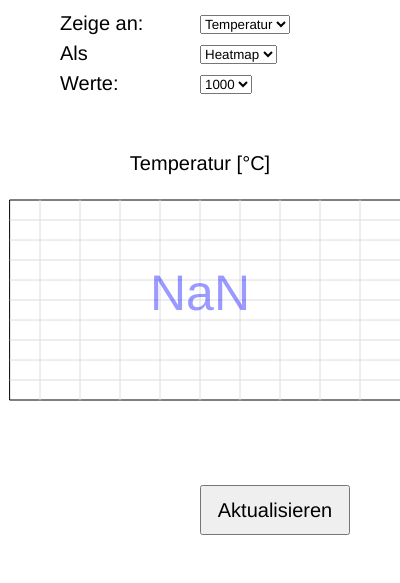
Frame 1 (no input)
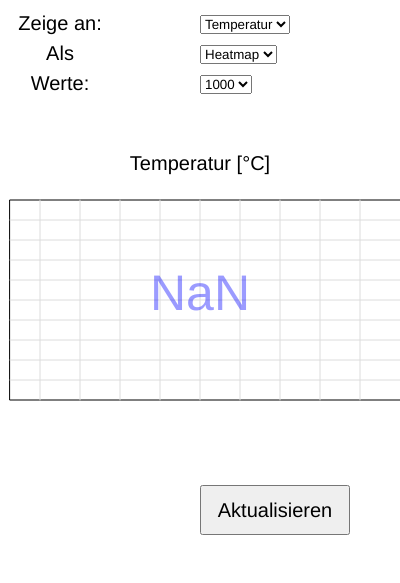
Frame 60 (no input)
Frame 120 (the mouse pressed at the canvas centre since frame 60): identical to frame 60, image omitted

The p5.js sketch that drew these frames (run headless with seeded random() and noise() and a simulated clock; from frame 60 on, the mouse is pressed at the canvas centre):

// p5.js sketch
// ── sketch.js
let a;
// This example requires the Visualization library. Include the libraries=visualization
// parameter when you first load the API. For example:

var map, heatmap;


let aktualisieren;
let zoom;
let cnv;

let xOffset = 0.4 * window.innerWidth;
let heatMapOrMarker;
let anzahlWerte;
let data;



function setup() {
  cnv = createCanvas(window.innerWidth / 3, 583);
  cnv.position(xOffset, 320);

  aktualisieren = createButton('Aktualisieren');
  aktualisieren.position(xOffset + 320, 600);
  aktualisieren.size(150, 50);
  aktualisieren.style('font-size', '20px')
  aktualisieren.mousePressed(function() {
    getPoints();
    initMap();
  });

  data = createSelect('Daten');
  data.option('Temperatur');
  data.option('Luftfeuchte');
  data.option('Luftdruck');
  data.option('CO');
  data.option('CO2');
  data.position(xOffset + 320, 130);

  anzahlWerte = createSelect('Anzahl Werte');
  anzahlWerte.option(1000);
  anzahlWerte.option(500);
  anzahlWerte.option(100);
  anzahlWerte.option(10);
  anzahlWerte.option(1);

  anzahlWerte.position(xOffset + 320, 190);



  heatMapOrMarker = createSelect('Heatmap oder Marker');
  heatMapOrMarker.option('Heatmap');
  heatMapOrMarker.option('Marker');

  heatMapOrMarker.position(xOffset + 320, 160);
  background(255, 10);
  fill(0);
  graph();
}


function graph(array) {
  let max = -Infinity;
  let min = Infinity;
  try {
    for (let i = 0; i < anzahlWerte.value(); i++) {
      if (parseFloat(array[i]) > max) {
        max = parseFloat(array[i]);
      }
      if (parseFloat(array[i]) < min) {
        min = parseFloat(array[i]);
      }
    }

    if (data.value() == "Luftfeuchte") {
      max = 100;
      min = 0;
    }
    let x = [];
    let y = [];
    let current;
    let time = [];
    for (let i = 0; i < anzahlWerte.value() - 1; i++) {
      time[i] = absoluteTime[i] - absoluteTime[0];
    }
    //  console.log(deltaTime)
    for (let i = 0; i < anzahlWerte.value(); i++) {

      y[i] = 400 - 200 * (parseFloat(array[i]) - min) / (max - min);
      x[i] = 10 + 400 * time[i] / time[anzahlWerte.value() - 2];
    }
    current = parseFloat(array[anzahlWerte.value() - 1]);
    fill(255);
    stroke(0);
    rect(10, 200, 400, 200);
    stroke(220);
    for (let i = 0; i < 9; i++) {
      line(40 + 40 * i, 200, 40 + 40 * i, 400);
      line(10, 220 + 20 * i, 410, 220 + 20 * i);
    }
    noStroke();
    fill(0);
    if (max != -Infinity) {
      text(nf(max, 0, 2), 40, 195);
      text(nf(min, 0, 2), 40, 419);
      text(day[anzahlWerte.value() - 1] + "." + month[anzahlWerte.value() - 1] + "." + year[anzahlWerte.value() - 1] + "\n" + hour[anzahlWerte.value() - 1] + ":" + minute[anzahlWerte.value() - 1] + " Uhr", 410, 450);
      text(day[0] + "." + month[0] + "." + year[0] + "\n" + hour[0] + ":" + minute[0] + " Uhr", 50, 450);
    }
    fill(0, 0, 255, 100);
    textSize(50);
    textAlign(CENTER);
    text(nf(current, 0, 2), 200, 310);

    textSize(20);
    stroke(255, 0, 0);
    strokeWeight(1.5);
    fill(255, 0, 0);
    for (let i = 0; i < anzahlWerte.value() - 1; i++) {
      line(x[i], y[i], x[i + 1], y[i + 1]);
      ellipse(x[i + 1], y[i + 1], 5, 5)
    }
    ellipse(x[0], y[0], 5, 5)
    fill(0);
  } catch (e) {}
  strokeWeight(1);
  noStroke();
}


function draw() {
  if (xOffset != 0.4 * window.innerWidth) {
    xOffset = 0.4 * window.innerWidth;
    aktualisieren.position(xOffset + 320, 600);
    data.position(xOffset + 320, 130);
    anzahlWerte.position(xOffset + 320, 190);
    heatMapOrMarker.position(xOffset + 320, 160);
  }
  background(255);
  textSize(20);
  text("Zeige an:", 60, 30);
  text("Als", 60, 60);
  text("Werte:", 60, 90);
  cnv.position(window.innerWidth / 2, 115);
  let auswahl = data.value();
  if (auswahl == "Temperatur") {
    graph(temperature);
    text("Temperatur [°C]", 200, 170);
  } else if (auswahl == "Luftfeuchte") {
    graph(humidity);
    text("Luftfeuchtigkeit [%]", 200, 170);
  } else if (auswahl == "Luftdruck") {
    graph(pressure);
    text("Luftdruck [hPa]", 200, 170);
  } else if (auswahl == "CO") {
    graph(co);
    text("CO [ppm]", 200, 170);
  } else if (auswahl == "CO2") {
    graph(co2);
    text("CO2 [ppm]", 200, 170);
  }
}

function initMap() {
  var sanFrancisco = new google.maps.LatLng(49.24686, 7.36977);
  map = new google.maps.Map(document.getElementById('map'), {
    center: sanFrancisco,
    zoom: 13,
    mapTypeId: 'satellite'
  });

  var heatmap = new google.maps.visualization.HeatmapLayer({
    data: getPoints(),
    dissipating: true
  });
  heatmap.setMap(map);
}


function toggleHeatmap() {
  heatmap.set('data', heatMapData);
  heatmap.setMap(map);
  //heatmap.setMap(heatmap.getMap() ? null : map);
}

function changeGradient() {
  var gradient = [
    'rgba(0, 255, 255, 0)',
    'rgba(0, 255, 255, 1)',
    'rgba(0, 191, 255, 1)',
    'rgba(0, 127, 255, 1)',
    'rgba(0, 63, 255, 1)',
    'rgba(0, 0, 255, 1)',
    'rgba(0, 0, 223, 1)',
    'rgba(0, 0, 191, 1)',
    'rgba(0, 0, 159, 1)',
    'rgba(0, 0, 127, 1)',
    'rgba(63, 0, 91, 1)',
    'rgba(127, 0, 63, 1)',
    'rgba(191, 0, 31, 1)',
    'rgba(255, 0, 0, 1)'
  ]
  heatmap.set('gradient', heatmap.get('gradient') ? null : gradient);
}


function changeOpacity() {
  heatmap.set('opacity', heatmap.get('opacity') ? null : 0.2);
}


let position = [];
for (let i = 0; i < 1000; i++) {
  position[i] = [];
}

let heatMapData = [];
let temperature = [];
let humidity = [];
let pressure = [];
let co = [];
let co2 = [];
let createdAt = [];
let year = [];
let month = [];
let day = [];
let hour = [];
let minute = [];
let second = [];


let absoluteTime = [];

// Heatmap data: 500 Points
function getPoints() {
  let api_key = "OPDQ0ZDNC24Q70BG";
  let channel_id = "697239";
  let counts = String(anzahlWerte.value());
  $.getJSON('https://api.thingspeak.com/channels/' + channel_id + '/fields/6.json?results=' + counts, function(data) {
    for (let i = 0; i < data.feeds.length; i++) {
      position[i][0] = data.feeds[i].field6;
      year[i] = data.feeds[i].created_at.substring(0, 4);
      month[i] = data.feeds[i].created_at.substring(5, 7);
      day[i] = data.feeds[i].created_at.substring(8, 10);
      hour[i] = data.feeds[i].created_at.substring(11, 13);
      minute[i] = data.feeds[i].created_at.substring(14, 16);
      second[i] = data.feeds[i].created_at.substring(17, 19);
      createdAt[i] = data.feeds[i].created_at;
      let mon = 0;
      if (month[i] == "01" || month[i] == "03" || month[i] == "05" || month[i] == "07" || month[i] == "08" || month[i] == "10" || month[i] == "12") {
        mon = 31;
      } else if (month[i] == "04" || month[i] == "06" || month[i] == "09" || month[i] == "11") {
        mon = 30;
      } else {
        mon = 28;
      }
      absoluteTime[i] = parseInt(second[i]) + 60 * parseInt(minute[i]) + 3600 * parseInt(hour[i]) + 86400 * parseInt(day[i]) + mon * 86400 + (parseInt(year[i]) - 2019) * 365 * 24 * 60 * 60;
    }
  })
  $.getJSON('https://api.thingspeak.com/channels/' + channel_id + '/fields/7.json?results=' + counts, function(data) {
    for (let i = 0; i < data.feeds.length; i++) {
      position[i][1] = data.feeds[i].field7;
    }
  })
  $.getJSON('https://api.thingspeak.com/channels/' + channel_id + '/fields/1.json?results=' + counts, function(data) {
    for (let i = 0; i < data.feeds.length; i++) {
      temperature[i] = data.feeds[i].field1;
    }
  })
  $.getJSON('https://api.thingspeak.com/channels/' + channel_id + '/fields/2.json?results=' + counts, function(data) {
    for (let i = 0; i < data.feeds.length; i++) {
      humidity[i] = data.feeds[i].field2;
    }
  })
  $.getJSON('https://api.thingspeak.com/channels/' + channel_id + '/fields/3.json?results=' + counts, function(data) {
    for (let i = 0; i < data.feeds.length; i++) {
      pressure[i] = data.feeds[i].field3;
    }
  })
  $.getJSON('https://api.thingspeak.com/channels/' + channel_id + '/fields/4.json?results=' + counts, function(data) {
    for (let i = 0; i < data.feeds.length; i++) {
      co[i] = data.feeds[i].field4;
    }
  })
  $.getJSON('https://api.thingspeak.com/channels/' + channel_id + '/fields/5.json?results=' + counts, function(data) {
    for (let i = 0; i < data.feeds.length; i++) {
      co2[i] = data.feeds[i].field5;
    }
  })


  try {
    if (heatMapOrMarker.value() == "Heatmap") {
      for (let i = 0; i < parseInt(anzahlWerte.value()); i++) {
        heatMapData[i] = {
          location: new google.maps.LatLng(parseFloat(position[i][0]), parseFloat(position[i][1])),
          map: map,
          title: temperature[i],
          weight: parseFloat(temperature[i])
        }
      }
    } else {
      for (let i = 0; i < parseInt(anzahlWerte.value()); i++) {
        let infowindow = [];
        infowindow[i] = new google.maps.InfoWindow({
          content: "Temperatur = " + (nf(temperature[i], 0, 1)).toString() + " °C </br>" +
            "Luftfeuchtigkeit = " + (nf(humidity[i], 0, 1)).toString() + " %</br>" +
            "Luftdruck = " + (nf(pressure[i], 0, 1)).toString() + " hPa</br>" +
            "CO2 = " + (nf(co2[i], 0, 1)).toString() + " ppm </br>" +
            "CO = " + (nf(co[i], 0, 1)).toString() + " ppm </br>" +
            "aufgenommen am " + day[i].toString() + "." + month[i].toString() + "." + year[i].toString() + " um " + hour[i].toString() + ":" + minute[i].toString() + ":" + second[i].toString() + " Uhr"
        });

        heatMapData[i] = new google.maps.Marker({
          position: {
            lat: parseFloat(position[i][0]),
            lng: parseFloat(position[i][1])
          },
          map: map,
          title: temperature[i],
          weight: (temperature[i])
          //weight: parseFloat(temperature[i])
        });
        heatMapData[i].addListener('click', function() {
          infowindow[i].open(map, heatMapData[i]);
        });

      }
    }
  } catch (e) {
    console.log(e);
  }
  return heatMapData;
}
